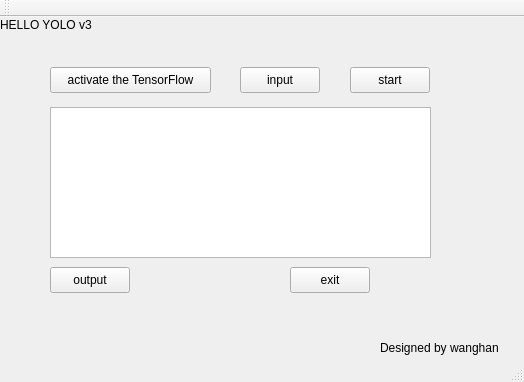
<?xml version="1.0" encoding="UTF-8"?>
<ui version="4.0">
 <class>MainWindow</class>
 <widget class="QMainWindow" name="MainWindow">
  <property name="geometry">
   <rect>
    <x>0</x>
    <y>0</y>
    <width>524</width>
    <height>382</height>
   </rect>
  </property>
  <property name="windowTitle">
   <string>MainWindow</string>
  </property>
  <widget class="QWidget" name="centralWidget">
   <widget class="QPushButton" name="pushButton_start">
    <property name="geometry">
     <rect>
      <x>350</x>
      <y>50</y>
      <width>80</width>
      <height>26</height>
     </rect>
    </property>
    <property name="text">
     <string>start</string>
    </property>
   </widget>
   <widget class="QPushButton" name="pushButton_exit">
    <property name="geometry">
     <rect>
      <x>290</x>
      <y>250</y>
      <width>80</width>
      <height>26</height>
     </rect>
    </property>
    <property name="text">
     <string>exit</string>
    </property>
   </widget>
   <widget class="QLabel" name="label">
    <property name="geometry">
     <rect>
      <x>0</x>
      <y>0</y>
      <width>181</width>
      <height>16</height>
     </rect>
    </property>
    <property name="text">
     <string>HELLO YOLO v3</string>
    </property>
   </widget>
   <widget class="QLabel" name="label_2">
    <property name="geometry">
     <rect>
      <x>380</x>
      <y>320</y>
      <width>131</width>
      <height>21</height>
     </rect>
    </property>
    <property name="text">
     <string>Designed by wanghan</string>
    </property>
   </widget>
   <widget class="QPushButton" name="pushButton_output">
    <property name="geometry">
     <rect>
      <x>50</x>
      <y>250</y>
      <width>80</width>
      <height>26</height>
     </rect>
    </property>
    <property name="text">
     <string>output</string>
    </property>
   </widget>
   <widget class="QPushButton" name="pushButton_activate">
    <property name="geometry">
     <rect>
      <x>50</x>
      <y>50</y>
      <width>161</width>
      <height>26</height>
     </rect>
    </property>
    <property name="text">
     <string>activate the TensorFlow</string>
    </property>
   </widget>
   <widget class="QTextBrowser" name="textBrowser">
    <property name="geometry">
     <rect>
      <x>50</x>
      <y>90</y>
      <width>381</width>
      <height>151</height>
     </rect>
    </property>
   </widget>
   <widget class="QPushButton" name="pushButton_input">
    <property name="geometry">
     <rect>
      <x>240</x>
      <y>50</y>
      <width>80</width>
      <height>26</height>
     </rect>
    </property>
    <property name="text">
     <string>input</string>
    </property>
   </widget>
  </widget>
  <widget class="QToolBar" name="mainToolBar">
   <attribute name="toolBarArea">
    <enum>TopToolBarArea</enum>
   </attribute>
   <attribute name="toolBarBreak">
    <bool>false</bool>
   </attribute>
  </widget>
  <widget class="QStatusBar" name="statusBar"/>
 </widget>
 <layoutdefault spacing="6" margin="11"/>
 <resources/>
 <connections/>
</ui>
